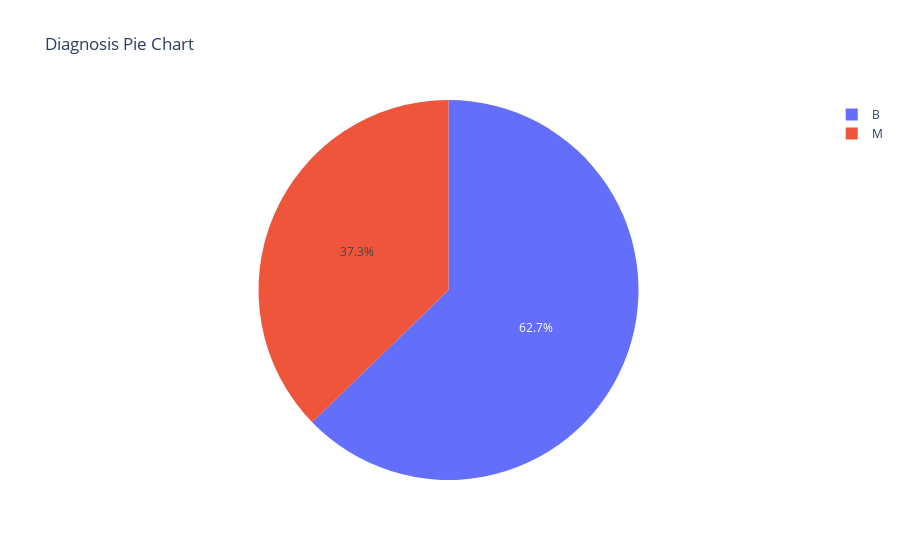

The notebook cell saved with this chart:
### Markdown cell above
### showing a pie chart for the diagnosis

### Code cell
express.pie(data_frame=breast_data, names='diagnosis', title='Diagnosis Pie Chart')

### Figure 1 — Plotly figure (JSON) as saved in the notebook; plotly's stock layout.template omitted (floating-point values rounded to 4 significant figures; data arrays with more than 128 entries replaced by an {"elided": "..."} marker saying what was removed)
{"data": [{"domain": {"x": [0, 1], "y": [0, 1]}, "hovertemplate": "diagnosis=%{label}<extra></extra>", "labels": {"elided": "569 str values"}, "legendgroup": "", "name": "", "showlegend": true, "type": "pie"}], "layout": {"legend": {"tracegroupgap": 0}, "title": {"text": "Diagnosis Pie Chart"}}}
